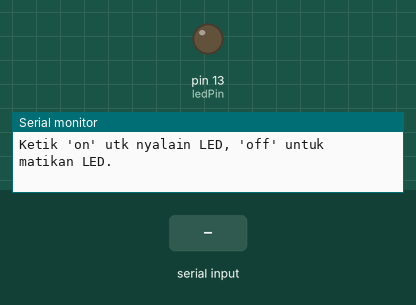
A sketch run on a simulated Arduino Uno, built with avr-gcc and run on an emulated ATmega328P. On the bench: output pins drawn as LEDs (lit = HIGH), the last lines printed to the serial monitor. The test bench sets the inputs (shaded band).

Above: at 1.2 s.
1.3 s: "1\n" received over the second serial link
4.3 s: "1\n" received over Serial
At 4.6 s:
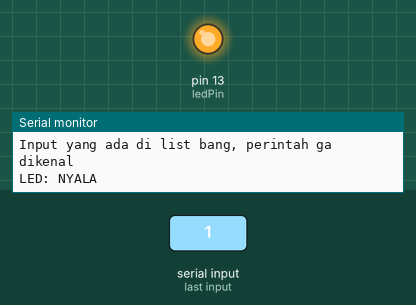
5.8 s: "2\n" received over Serial
At 6.9 s:
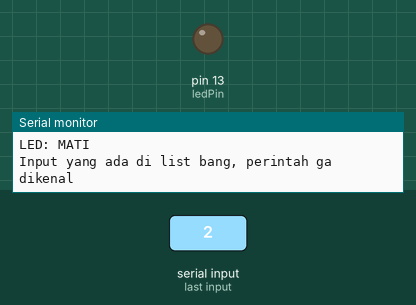
7.3 s: "delaypendek\n" received over Serial
At 8.5 s:
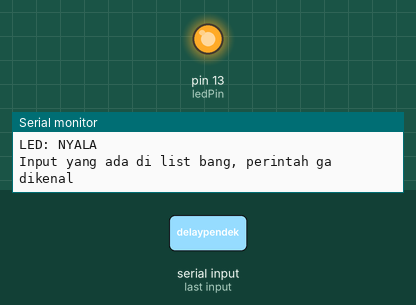
Timing chart, 0 to 9.9 s (numbered marks = the images above; inputs shaded):
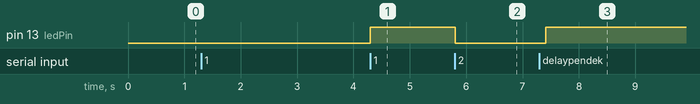

The sketch:

surocupmeeting1.ino
```cpp
#include <SoftwareSerial.h>
SoftwareSerial BT(2,3);
#define ledPin 13
String cmd;

void setup() {
  pinMode(ledPin, OUTPUT);
  Serial.begin(9600);
  Serial.println("Ketik 'on' utk nyalain LED, 'off' untuk matikan LED.");
}

void loop() {
  if (BT.available() > 0) {
    cmd = Serial.readStringUntil('\n');
    cmd.trim();
    cmd.toLowerCase();

    if (cmd == "1") {
      digitalWrite(ledPin, HIGH);
      Serial.println("LED: NYALA");
    }
    else if (cmd == "2" ){
      digitalWrite(ledPin, LOW);
      Serial.println("LED: MATI");
    }
    else if (cmd == "delaypendek" ){
      digitalWrite(ledPin, LOW);
      Serial.println("LED: MATI");
      delay(100);
      digitalWrite(ledPin, HIGH);
      Serial.println("LED: NYALA");
    }
    else {
      Serial.println("Input yang ada di list bang, perintah ga dikenal");
    }
  }
}
```

Measured:
- after the input at 4.3 s, pin 13 (ledPin): LOW → HIGH at once
- after the input at 5.8 s, pin 13 (ledPin): HIGH → LOW at once
- after the input at 7.3 s, pin 13 (ledPin): LOW → HIGH after 0.11 s
